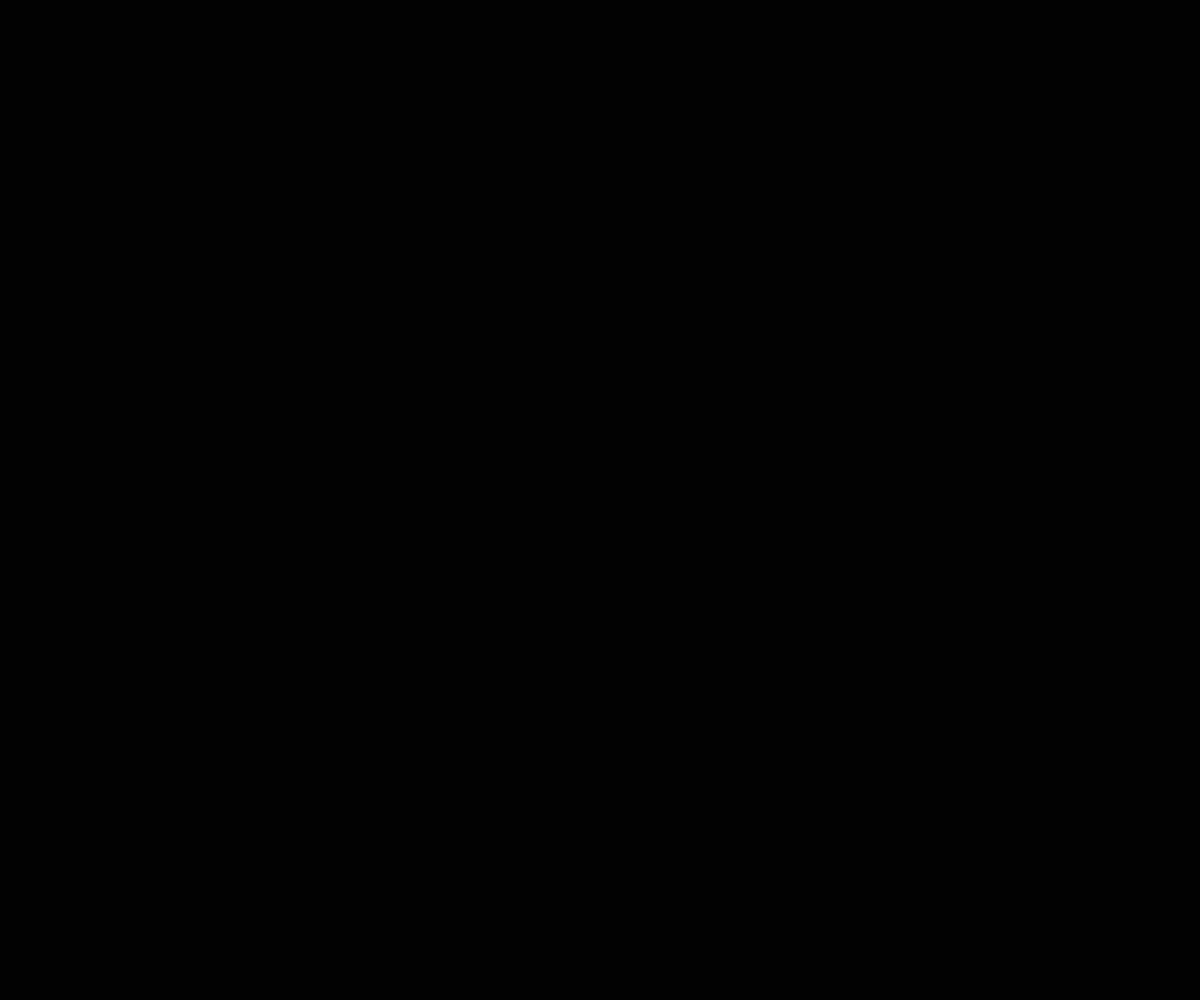
Frame 1 (no input)
Frame 60 (no input): identical to frame 1, image omitted
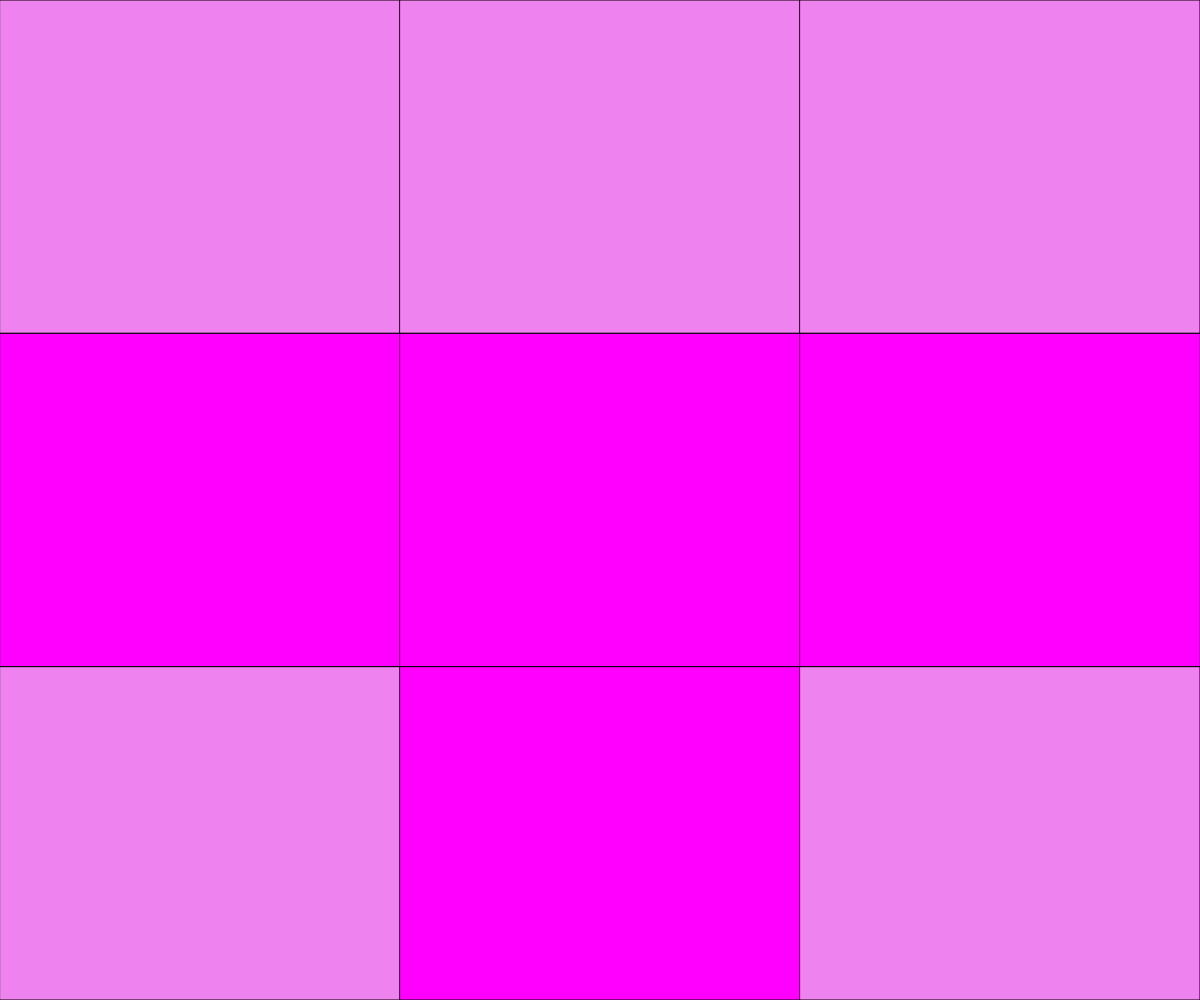
Frame 120 (the mouse pressed at the canvas centre since frame 60)

The p5.js sketch that drew these frames (run headless with seeded random() and noise() and a simulated clock; from frame 60 on, the mouse is pressed at the canvas centre):

// p5.js sketch
// ── sketch.js
// Project Title
// Your Name
// Date
//
// Extra for Experts:
// - describe what you did to take this project "above and beyond"

// grid demo

let grid = 
[[0,0,0], [1,0,1], [0,1,0], 
];

let state = "start";

function setup() {
  createCanvas(windowWidth, windowHeight);
}

function draw() {
  background(220);
  displayGrid(grid);
}

function displayGrid(grid) {
  let cellW = width / grid[0].length;
  let cellH = height / grid.length;

  for (let y = 0; y < grid.length; y++) {
    for (let x = 0; x < grid[y].length; x++) {
      if (state === "start") {
        fill("black");
      }
      if (state === "game") {
        if (grid[y][x] === 0) {
          fill("violet");
        }
        else if (grid[y][x] === 1) {
          fill("magenta");
        }
      }
      rect(x*cellW, y*cellH, cellW, cellH);
    }
  }
}

function mousePressed() {
  state = "game";
  let cellW = width / grid[0].length;
  let cellH = height / grid.length;

  let x = Math.floor(mouseX/cellW);
  let y = Math.floor(mouseY/cellH);

  if (grid[y][x] === 1) {
    grid[y][x] = 0;
  }
  else if (grid[y][x] === 0) {
    grid[y][x] = 1;
  }
}
